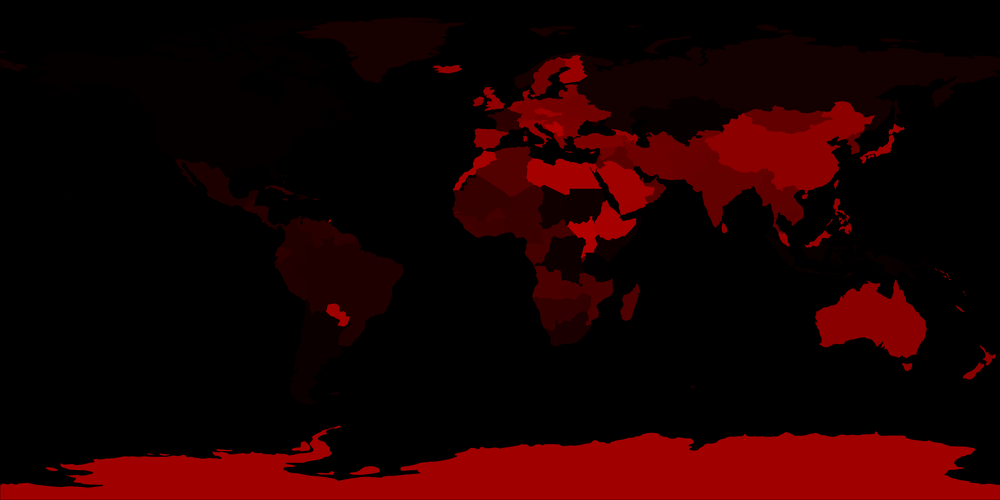
#> input picture ne_110m_admin_0_countries/country_id_map.png, 1000 x 500 px, shrunk from 4096 x 2048 before the run
$ python extract_border_vectors.py
#> lines starting #> are read from the running program, lines starting #| are printed output that depends on the picture; after the words box and inside, x2 and y2 are one past the last pixel; in counts of white or black regions, pixels touching at a corner belong together
"""
extract_border_vectors.py

Traces vector border lines directly out of an existing country ID map
(rather than going back to the original shapefile), simplifies them, and
converts them to lat/lon polylines -- ready to be built into a true
constant-pixel-width line mesh in Unity, with no texel-resolution ceiling.

Requirements:
    pip install opencv-python numpy

Usage:
    python extract_border_vectors.py
"""

import json

import cv2
import numpy as np
from PIL import Image

ID_MAP_PATH = "country_id_map.png"
OUTPUT_PATH = "border_vectors.json"

# Must match the ID map's generation settings.
FLIP_V = False

# Contour simplification tolerance, in SOURCE TEXTURE pixels. Larger =
# fewer vertices / smoother-but-less-precise line; smaller = more
# vertices / closer to the raw pixel boundary. Start around 1.5-2.0.
SIMPLIFY_EPSILON_PX = 1.5


def pixel_to_latlon(px, py, width, height, flip_v):
    u = px / width
    v = py / height
    if flip_v:
        v = 1.0 - v
    lon = (u - 0.5) * 360.0
    lat = (v - 0.5) * 180.0
    return lon, lat


def main():
    id_img = Image.open(ID_MAP_PATH).convert("RGB")
    id_array = np.array(id_img)
    id_array = np.flipud(id_array)  # undo the north-up flip applied when the ID map was saved
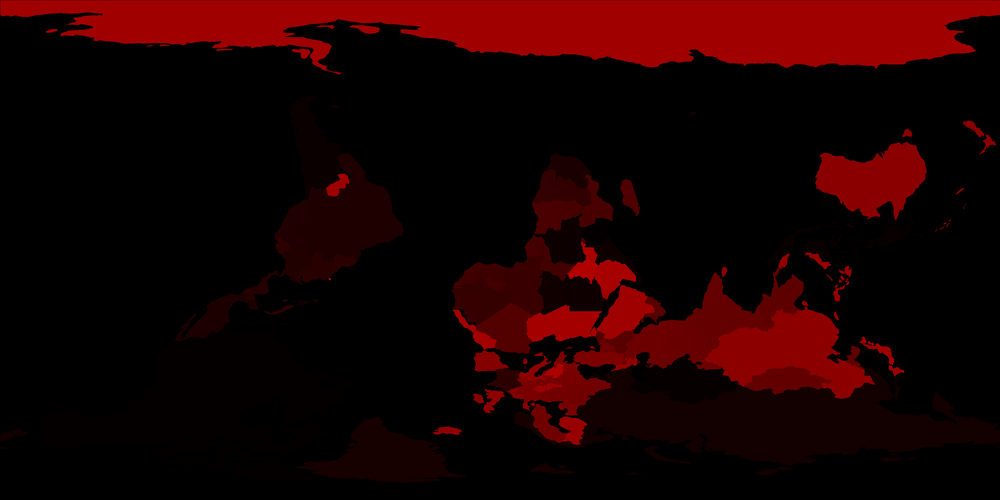
#> id_array: shape (500, 1000, 3); mean R, G, B 27.6, 0, 0
    height, width = id_array.shape[:2]
#> height = 500; width = 1000

    id_r = id_array[..., 0].astype(np.int32)
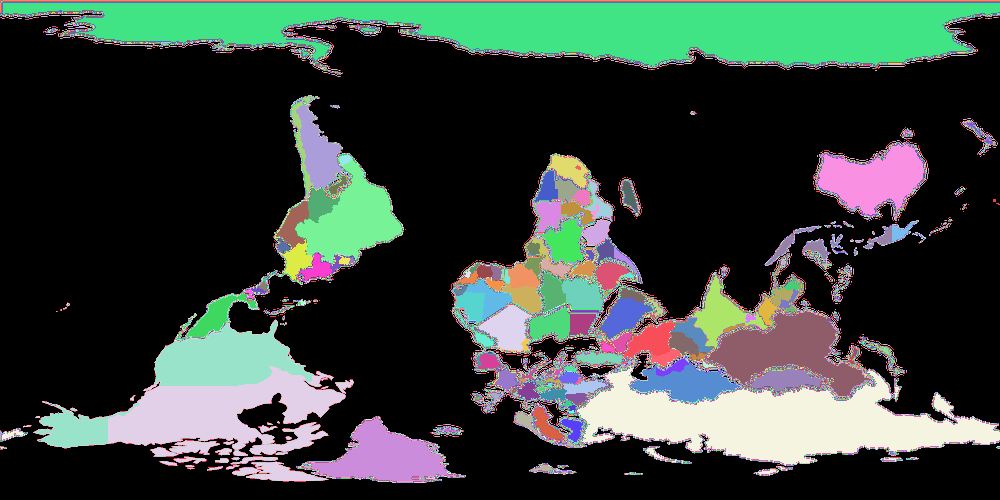
#> id_r: shape (500, 1000) int32; 194 distinct labels, from 0 to 197; one colour per label, 0 black
    id_g = id_array[..., 1].astype(np.int32)
#> id_g: shape (500, 1000) int32; every value is 0
    ids = id_r + id_g * 256  # matches the shader's SampleID16 packing

    unique_ids = sorted(i for i in np.unique(ids) if i != 0)
#> unique_ids = 193 values from 1 to 197

    output = {}
    for country_id in unique_ids:
        mask = (ids == country_id).astype(np.uint8) * 255

        # RETR_CCOMP separates outer boundaries from holes (enclaves),
        # mirroring the even-odd handling the original rasterization used.
        contours, hierarchy = cv2.findContours(
            mask, cv2.RETR_CCOMP, cv2.CHAIN_APPROX_SIMPLE
        )

        rings = []
        for contour in contours:
            simplified = cv2.approxPolyDP(
                contour, SIMPLIFY_EPSILON_PX, closed=True
            )
            if len(simplified) < 3:
                continue  # degenerate sliver, skip

            ring = []
            for point in simplified:
                px, py = point[0]
                lon, lat = pixel_to_latlon(px, py, width, height, FLIP_V)
                ring.append([round(lon, 4), round(lat, 4)])
            rings.append(ring)

        output[str(country_id)] = rings
        total_verts = sum(len(r) for r in rings)
        print(f"ID {country_id}: {len(rings)} ring(s), {total_verts} vertices "
              f"(from {sum(len(c) for c in contours)} raw contour points)")
#> this loop made 193 passes
#| ID 1: 9 ring(s), 34 vertices (from 3374 raw contour points)
#| ID 2: 6 ring(s), 28 vertices (from 2257 raw contour points)
#| ID 3: 5 ring(s), 17 vertices (from 1414 raw contour points)
#| ID 4: 17 ring(s), 212 vertices (from 1517 raw contour points)
#| ID 5: 3 ring(s), 82 vertices (from 878 raw contour points)
#| ID 6: 1 ring(s), 45 vertices (from 591 raw contour points)
#| ID 7: 1 ring(s), 14 vertices (from 453 raw contour points)
#| ID 8: 1 ring(s), 6 vertices (from 488 raw contour points)
#> (further printed lines are left out)
#> pass 1, in main, `mask = (ids == country_id).astype(np.uint8) * 255`:
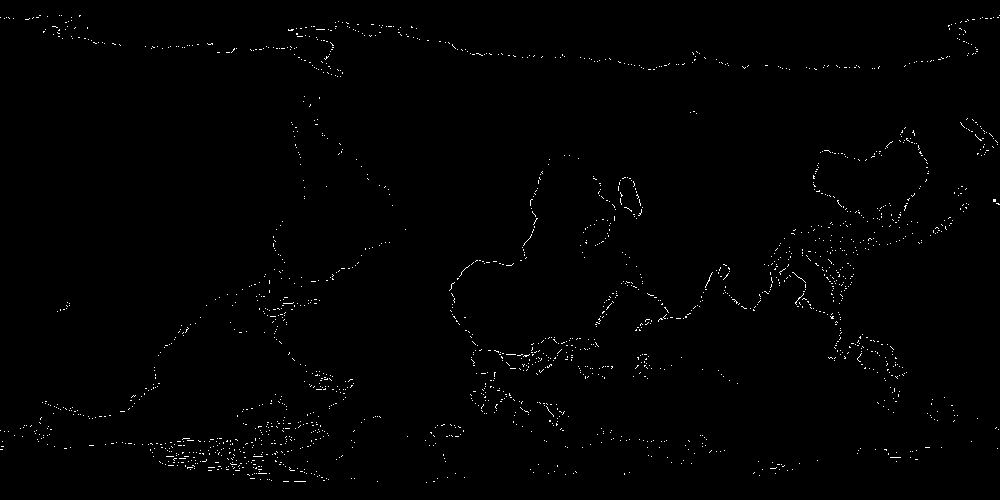
#> mask: shape (500, 1000); 0.71% white in thin lines or dots
#> pass 2, in main, `mask = (ids == country_id).astype(np.uint8) * 255`:
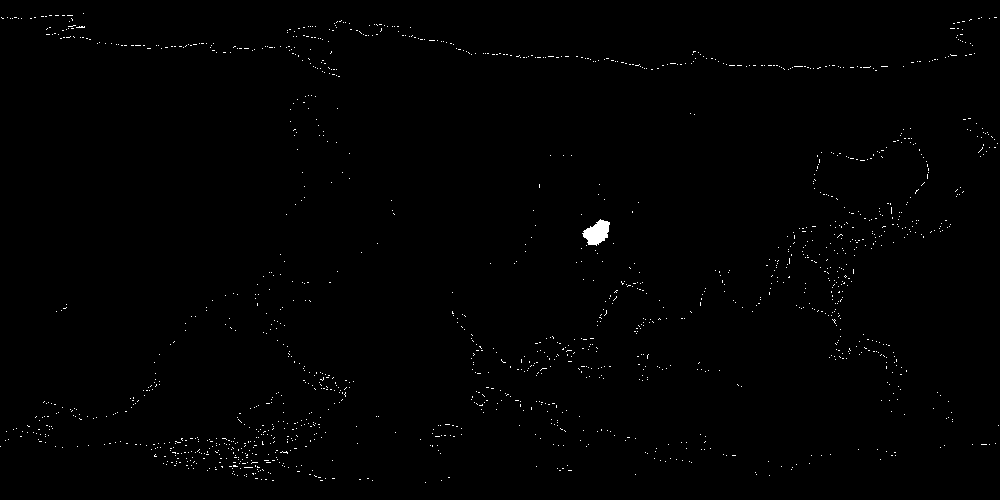
#> mask: shape (500, 1000); 0.57% white in thin lines or dots
#> pass 3, in main, `mask = (ids == country_id).astype(np.uint8) * 255`:
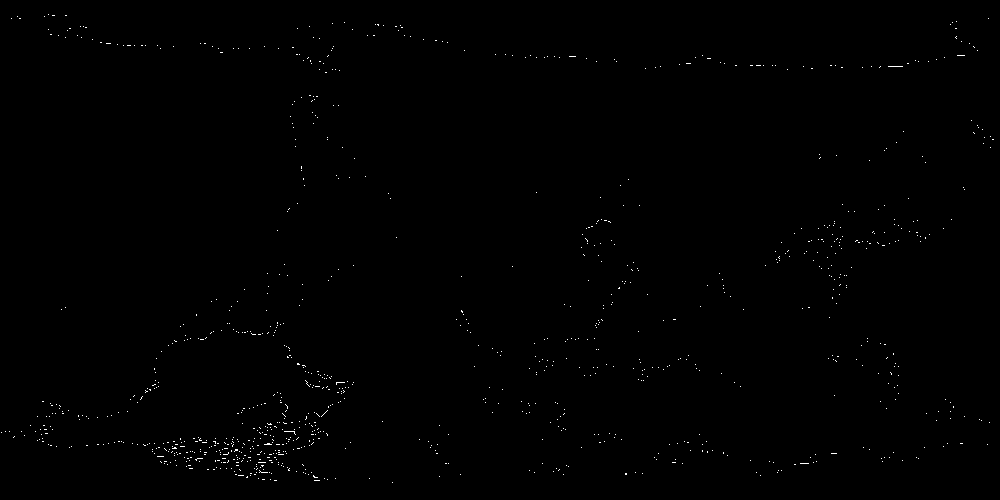
#> mask: shape (500, 1000); 0.31% white in thin lines or dots
#> after the loop:
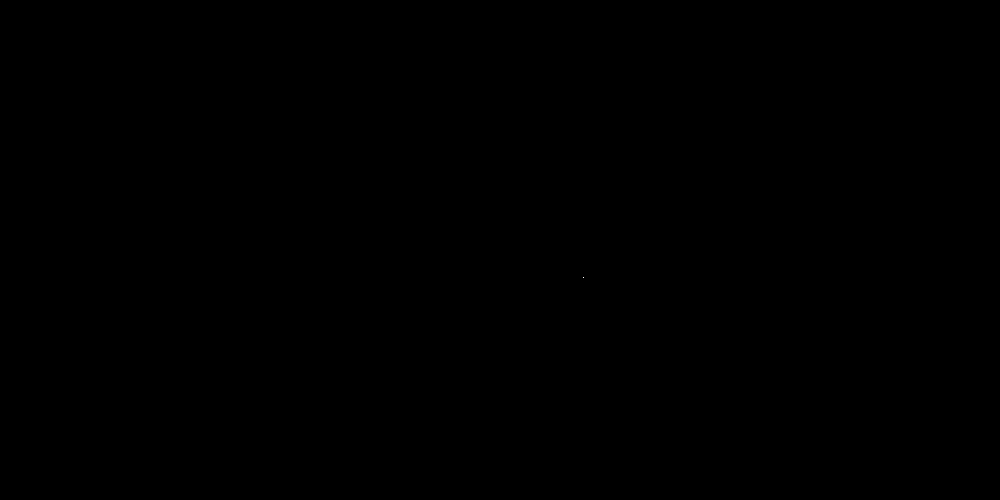
#> mask: shape (500, 1000); 0% white in thin lines or dots, all inside (x1, y1, x2, y2) = (583, 277, 584, 278)

    with open(OUTPUT_PATH, "w") as f:
        json.dump(output, f)
    print(f"Saved {OUTPUT_PATH}")


if __name__ == "__main__":
    main()
